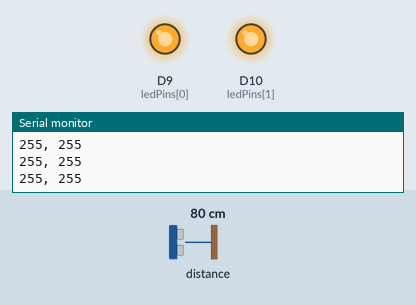
This sketch was run on a simulated Arduino Nano 33 BLE. On the bench: output pins drawn as LEDs (lit = HIGH), the last lines printed to the serial monitor. The inputs (shaded band) are chosen by the test bench; at power-on: distance to the obstacle 80 cm.

Above: at 1.2 s.
1.3 s: distance to the obstacle set to 2 cm
At 3.0 s:
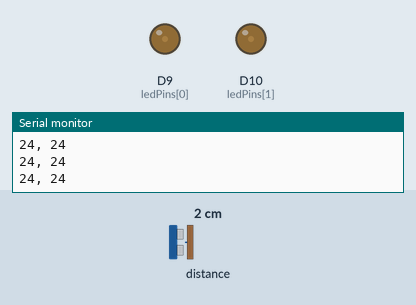
4.3 s: distance to the obstacle set to 9 cm
At 6.4 s:
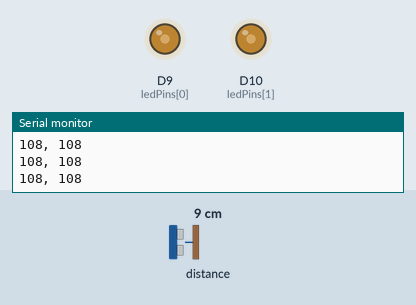
7.3 s: distance to the obstacle set to 18 cm
At 7.5 s:
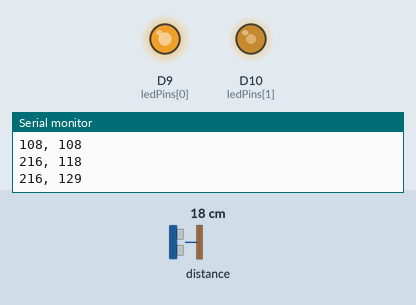
10.3 s: distance to the obstacle set to 9 cm
At 10.5 s:
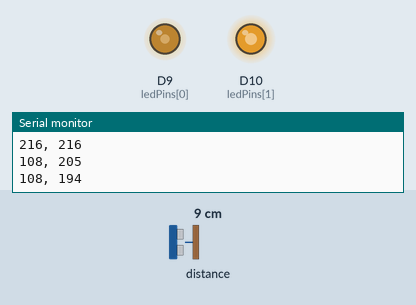
Timing chart, 0 to 13.3 s (numbered marks = the images above; inputs shaded):
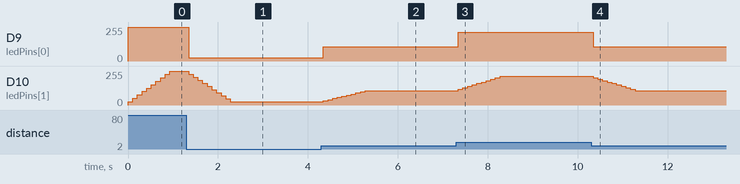

Measured:
- after the input at 1.3 s, D9 (ledPins[0]): 255/255 → 24/255 after 0.05 s; D10 (ledPins[1]): moves from 255/255 to 24/255 over 0.93 s, starting after 0.05 s
- after the input at 4.3 s, D9 (ledPins[0]): 24/255 → 108/255 after 0.05 s; D10 (ledPins[1]): moves from 24/255 to 108/255 over 0.93 s, starting after 0.05 s
- after the input at 7.3 s, D9 (ledPins[0]): 108/255 → 216/255 after 0.05 s; D10 (ledPins[1]): moves from 108/255 to 216/255 over 0.93 s, starting after 0.05 s
- after the input at 10.3 s, D9 (ledPins[0]): 216/255 → 108/255 after 0.05 s; D10 (ledPins[1]): moves from 216/255 to 108/255 over 0.93 s, starting after 0.05 s

The sketch:

proximity_smoothing.ino
```cpp
/*
Class 5 Exercise for Intangible Interaction at ITP by Yeseul Song
1. Read proximity values from a APDS9960 sensor
2. Avaerage the last 10 values for smoothing
3. Change the brightness of 2 LEDs, one with the raw reading and the other with the average, to compare the two

Wiring (Arduino IoT33):
D9 - 220k - LED
D10 - 220k - LED
ADPS9960 SDA - A4, SCL - A5

This sketch uses a calibration technique that was introduced on this page:
(created by David A Mellis and modified by Tom Igoe)
https://www.arduino.cc/en/tutorial/smoothing

*/

#include <Arduino_APDS9960.h>

const int numReadings = 10;  // adjust the number depending on how many values you want to average

int readings[numReadings];  // the raw proximity readings from the sensor
int readIndex = 0;  // the index of the current reading
int total = 0;  // the total to be divided by numReadings
int average = 0;  // the average

const int ledPins[2] = {9, 10};  // using array to assign multiple pins

int proximity;

void setup() {
  Serial.begin(9600);

  while (!Serial);

  if (!APDS.begin()) {
    Serial.println("Error initializing APDS9960 sensor.");
  }

  pinMode(ledPins[0], OUTPUT);
  pinMode(ledPins[1], OUTPUT);

  // reset every slot of the array to 0
  for (int thisReading = 0; thisReading < numReadings; thisReading++) {
    readings[thisReading] = 0;
  }

}

void loop() {

  if (APDS.proximityAvailable()) {
    proximity = APDS.readProximity();
  }

  averageReadings();

  Serial.print(proximity);
  Serial.print(", ");
  Serial.println(average);

  // visualize the raw proximity reading with one LED and the averaged values with the other LED for comparison
  analogWrite(ledPins[0], proximity);
  analogWrite(ledPins[1], average);

  delay(100);

}

void averageReadings() {

  total = total - readings[readIndex];  // subtract the last reading in the array

  readings[readIndex] = proximity;  // save the latest proximity value from the sensor to the array's [readIndex]th slot
  total = total + readings[readIndex];  // add the latest proximity value to the total
  readIndex = readIndex + 1;  // advance to the next position in the array

  if (readIndex >= numReadings) {
    readIndex = 0;  // if we're at the end of the array, reset readIndex to 0
  }

  average = total / numReadings;  // calculate the average
}
```
